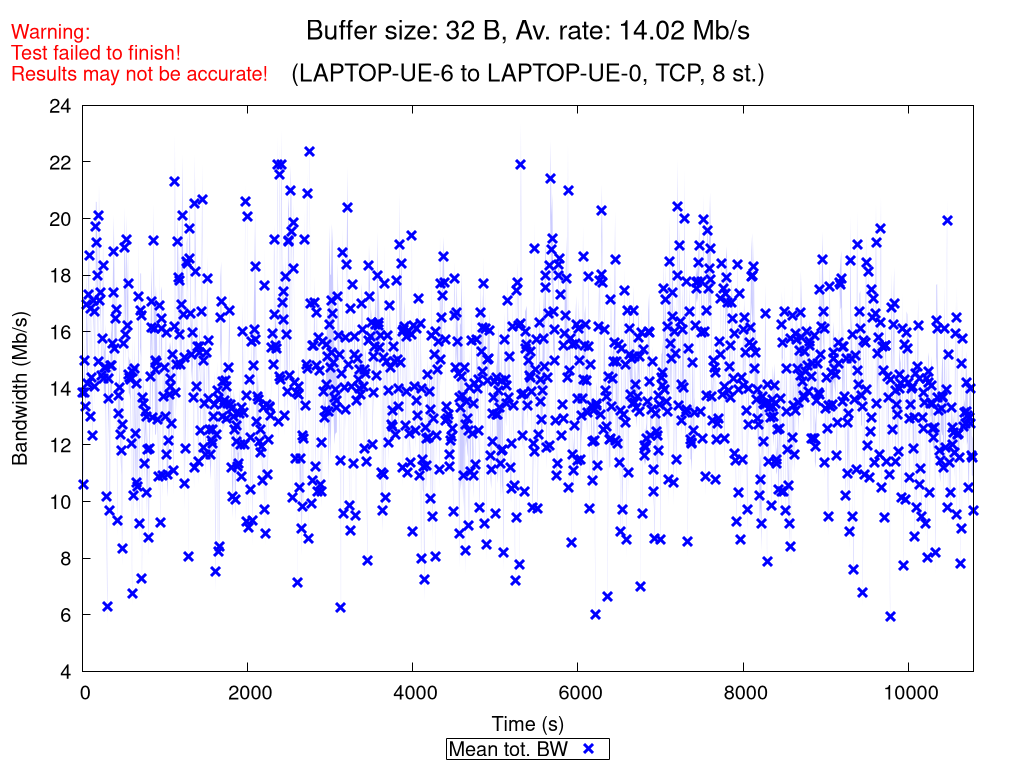

Write gnuplot code to recreate this figure.
set terminal pngcairo nocrop enhanced size 1024,768 font "Verdana,15"
set output "TCP_8_st_2021_07_04_09-20-48_two2one_00032B.png"

set title "{/=20 Buffer size: 32 B, Av. rate: 14.02 Mb/s}\n\n{/=18 (LAPTOP-UE-6 to LAPTOP-UE-0, TCP, 8 st.)}"
set label "Warning:\nTest failed to finish!\nResults may not be accurate!" at screen 0.01, screen 0.96 tc rgb "red"

set xlabel "Time (s)"
set ylabel "Bandwidth (Mb/s)"
set ytics nomirror
set key bmargin center horizontal box samplen 1 width -1
set bmargin 4.6
set rmargin 4.5

rf = 1000000.0  # rate factor
set style fill transparent solid 0.2 noborder
set autoscale xfix
plot "TCP_8_st_2021_07_04_09-20-48_two2one_00032B_iperf_processed.dat" using 1:($2/rf-$3/rf):($2/rf+$3/rf) with filledcurves lc rgb "blue" notitle, \
     "" using 1:($2/rf) with points pt 2 ps 1.5 lw 3 lc rgb "blue" title "Mean tot. BW", \
